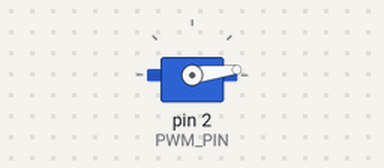
Recording of a sketch running on a simulated Arduino Uno, built with avr-gcc and run on an emulated ATmega328P. On the bench: servo.

Above: at 0.05 s.
At 0.85 s:
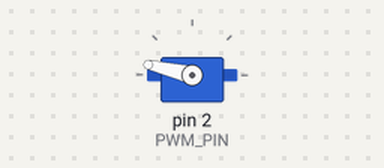
At 1.2 s:
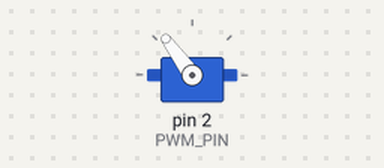
At 1.7 s:
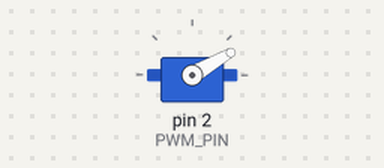
Timing chart, 0 to 4.2 s (numbered marks = the images above):
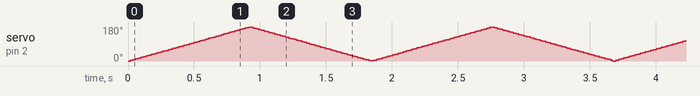

The sketch:

sketch_apr05a.ino
```cpp
#include <Servo.h>

Servo serv;  // create servo object to control a servo
// twelve servo objects can be created on most boards


int PWM_PIN = 2;
int MAX_POS = 180;
int MIN_POS = 0;

int pos = 0;    // 0 origin

void setup() {
    serv.attach(PWM_PIN);
}

void loop() {
  // put your main code here, to run repeatedly:
  for (pos=MIN_POS; pos<=MAX_POS; pos+=1) {
    serv.write(pos);
    delay(5);
  }

  for (pos=MAX_POS; pos>=MIN_POS; pos-=1) {
    serv.write(pos);
    delay(5);
  }
}
```
